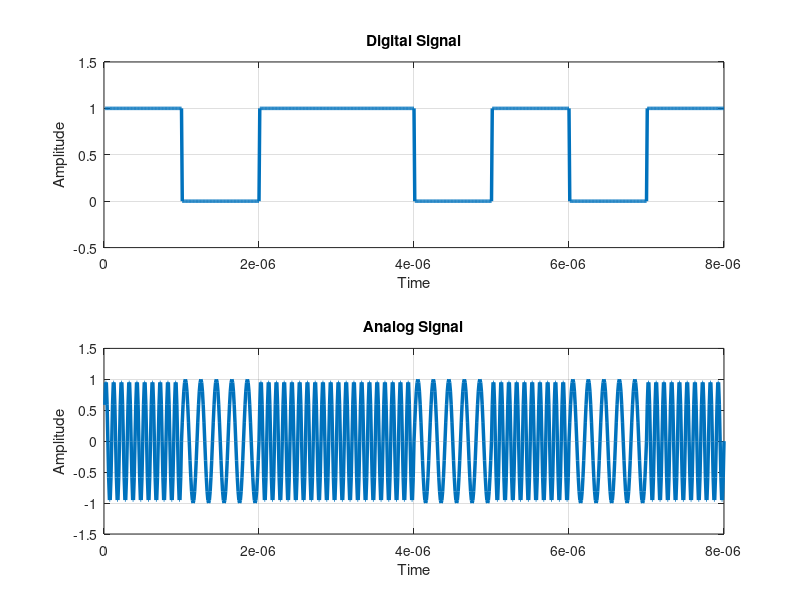

The MATLAB script that drew this image:
clc
clear;
close all;
x=[1 0 1 1 0 1 0 1];%digital data
disp(x);

bp=0.000001; %bit period

bit=[];

for n=1:1:length(x)
    if x(n)==0
        se=zeros(1,100);
    else
        se=ones(1,100);
    end
    bit=[bit se];
end

t1=bp/100:bp/100:length(x)*bp;

subplot(2,1,1);
plot(t1,bit,'LineWidth',2.5);grid on;
axis([0 length(x)*bp -0.5 1.5]);
xlabel('Time');
ylabel('Amplitude');
title('Digital Signal');


%FSK
t3=bp/100:bp/100:bp;

A1=1;

f0=5/bp;
f1=10/bp;
s=[];

for n=1:1:length(x)
    if x(n)==0
        y=A1*sin(2*pi*f0*t3);
    else
        y=A1*sin(2*pi*f1*t3);
    end
    s=[s y];
end

subplot(2,1,2);
plot(t1,s,'LineWidth',2.5);grid on;
axis([0 length(x)*bp -1.5 1.5]);
xlabel('Time');
ylabel('Amplitude');
title('Analog Signal');
